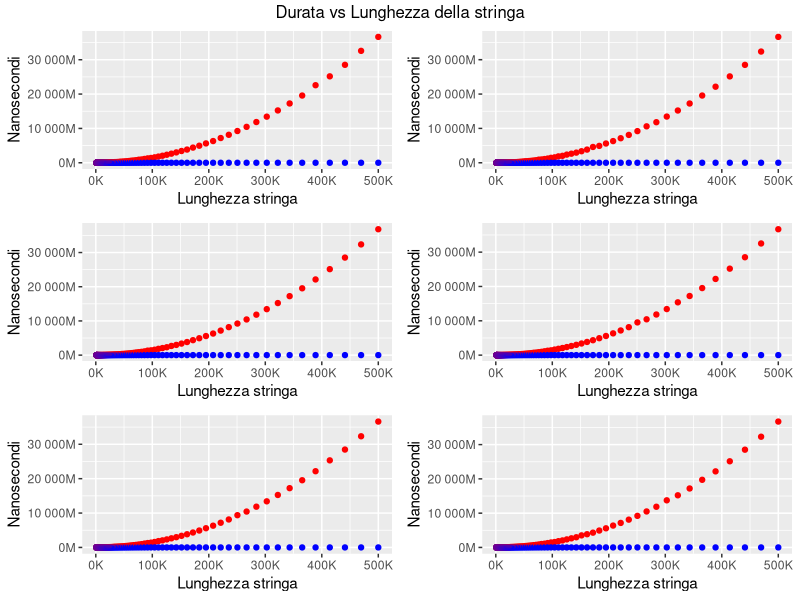
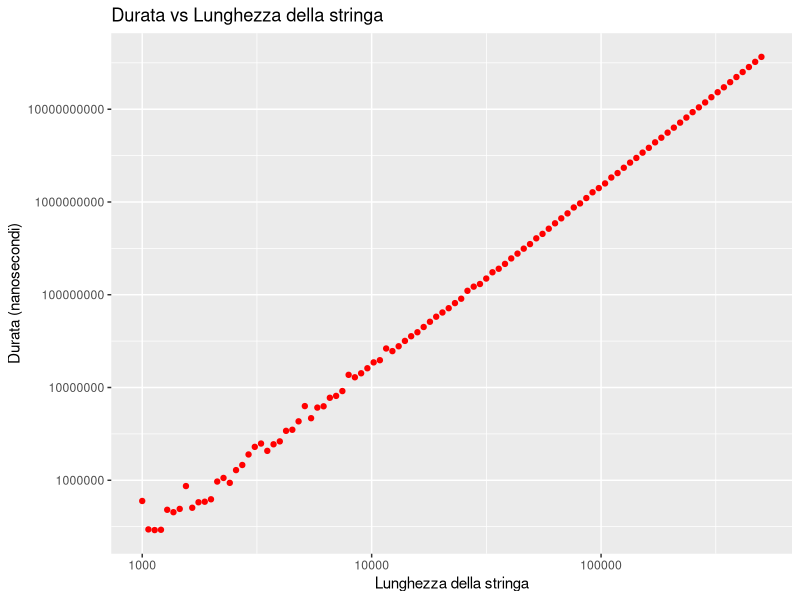
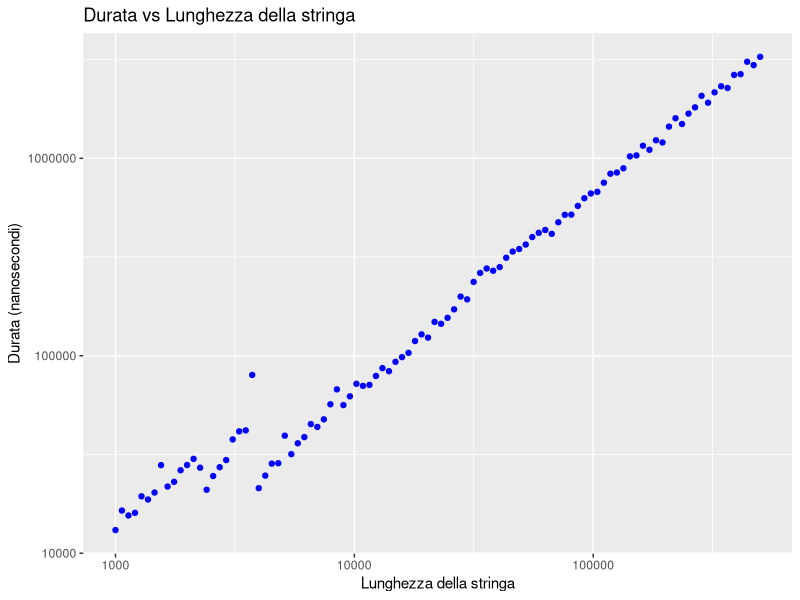
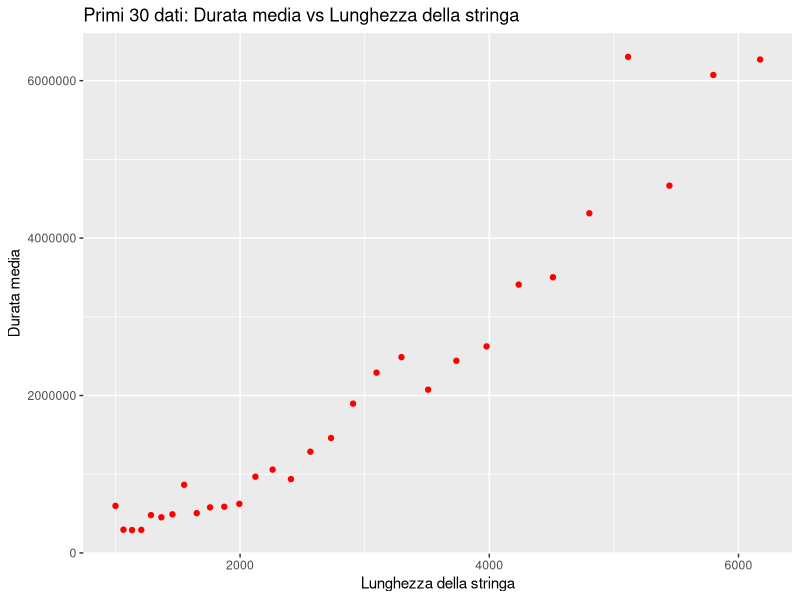
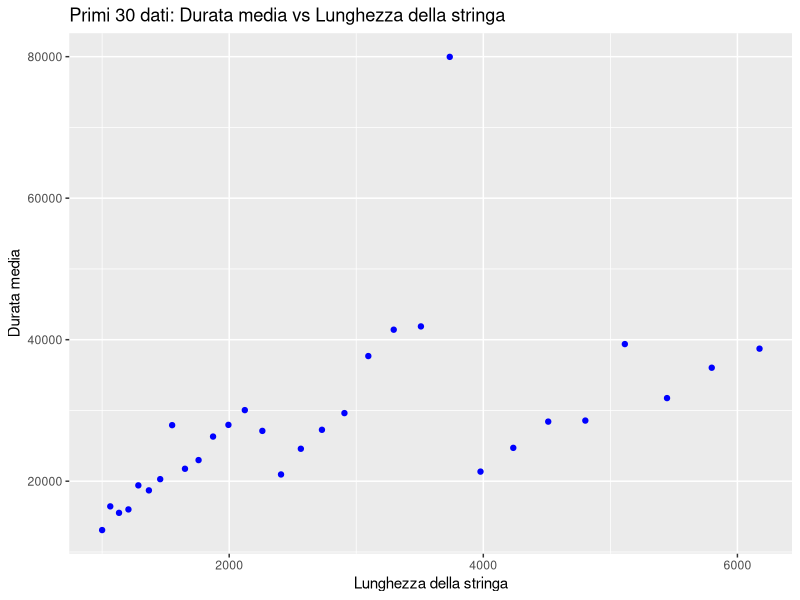

Generate these figures, in order, with R:
## ---- chunk 1
knitr::opts_chunk$set(echo = TRUE)
## ---- chunk 2
##
## raccolta di funzioni utili
##

library(ggplot2)
library(dplyr)
library(grid)
library(gridExtra)
results <-read.csv("results2.csv")

## plotta una singola run 
smallPlotRun<-function(idRun){
  
  runDataSet= filter(results,Run == idRun)
  
  # Creazione del grafico a pallini
  ggplot(runDataSet, 
         aes(x = String.Length, 
             y = Duration, 
             color = Algorithm.Type)) +
    
    geom_point() +
    
    scale_color_manual(values = c("naive" = "red", 
                                  "smart" = "blue")) +
    
    scale_y_continuous(labels = scales::label_number(scale = 1e-6, suffix = "M"),
                       name = "Nanosecondi") +
    
    scale_x_continuous(labels = scales::label_number(scale = 1e-3, suffix = "K"),
                       name = "Lunghezza stringa") +
    
    theme(legend.position="none")
  
}
#####

## Calcola la media delle run
## ritorna dataset con 2 colonne: string.Length, avg_duration
average <-function(algo){
  # Filtra i risultati per l'algoritmo 
  algo_results <- results %>%
    filter(Algorithm.Type == algo)
  
  # Imposta l'opzione per la notazione esponenziale
  options(scipen = 999)
  
  # Raggruppa per lunghezza della stringa e calcola la media della durata
  average_duration_by_length <- algo_results %>%
    group_by(String.Length) %>%
    summarise(avg_duration = mean(Duration))
  
  return (average_duration_by_length)
}
#####

# Definizione della funzione per il plot delle prime 20 righe
plot_first_30 <- function(data, point_color) {
  # Prende solo le prime 20 righe
  subset_data <- head(data, 30)
  
  # Creazione del grafico
  ggplot(subset_data, aes(x = String.Length, y = avg_duration)) +
    geom_point(color = point_color) +
    labs(title = "Primi 30 dati: Durata media vs Lunghezza della stringa",
         x = "Lunghezza della stringa",
         y = "Durata media")
}

## ---- chunk 3
##
## plot delle 5 run di raccolta dati eseguite
##
run1<- smallPlotRun(1)
run2<- smallPlotRun(2)
run3<- smallPlotRun(3)
run4<- smallPlotRun(4)
run5<- smallPlotRun(5)
run6<- smallPlotRun(6)




grid.arrange(run1, run2, run3, run4, run5, run6, 
             ncol = 2, nrow = 3, 
             top=textGrob("Durata vs Lunghezza della stringa"))


## ---- chunk 4
naive <- average("naive")
smart <- average("smart")
summary(naive)
summary(smart)


# Creazione del grafico a pallini
ggplot(naive, 
       aes(x = String.Length, 
           y = avg_duration 
       )) +
  
  geom_point(color='red') +
  
  scale_x_log10() +  # Scala logaritmica sull'asse x
  scale_y_log10() +  # Scala logaritmica sull'asse y
  
  labs(title = "Durata vs Lunghezza della stringa",
       x= "Lunghezza della stringa",
       y="Durata (nanosecondi)"
  )

# Creazione del grafico a pallini
ggplot(smart, 
       aes(x = String.Length, 
           y = avg_duration 
       )) +
  scale_x_log10() +  # Scala logaritmica sull'asse x
  scale_y_log10() +  # Scala logaritmica sull'asse y
  
  geom_point(color='blue') +
  
  
  labs(title = "Durata vs Lunghezza della stringa",
       x= "Lunghezza della stringa",
       y="Durata (nanosecondi)",
  )
## ---- chunk 5
##
## display dei primi 20 elementi
##
plot_first_30(naive, "red")
plot_first_30(smart, "blue")


## ---- chunk 6
delta_time <- data.frame(
  String.Length = naive$String.Length,  # Copia la colonna String.Length da naive
  naive_avg_duration= naive$avg_duration,
  smart_avg_duration= smart$avg_duration,
  avg_delta_duration = naive$avg_duration - smart$avg_duration,  # Calcola la differenza delle durate
  avg_delta_duration_millis = (naive$avg_duration - smart$avg_duration)/ 100000  # millisecondi
)

summary(delta_time)

# Indici delle righe desiderate
indices <- c(1, 10, 20, 30, 40, 50, 60, 70, 80, 90, 100)

# Seleziona le righe dal dataframe delta_time
selected_rows <- delta_time[indices, ]
print(selected_rows)

## ---- chunk 7
library(dplyr)

# Raggruppa il dataframe in intervalli di dimensione 10
delta_time_grouped <- delta_time %>%
  mutate(Group = ceiling(row_number() / 5)) %>%
  group_by(Group) %>%
  summarize(
    String.Length = paste(first(String.Length), last(String.Length), sep = "-"),
    
    naive_avg_duration= mean(naive$avg_duration[Group]),
    smart_avg_duration= mean(smart$avg_duration[Group]),
    
    avg_delta_duration = mean(avg_delta_duration),
    avg_delta_duration_millis = mean(avg_delta_duration_millis)
  )

print(delta_time_grouped)


